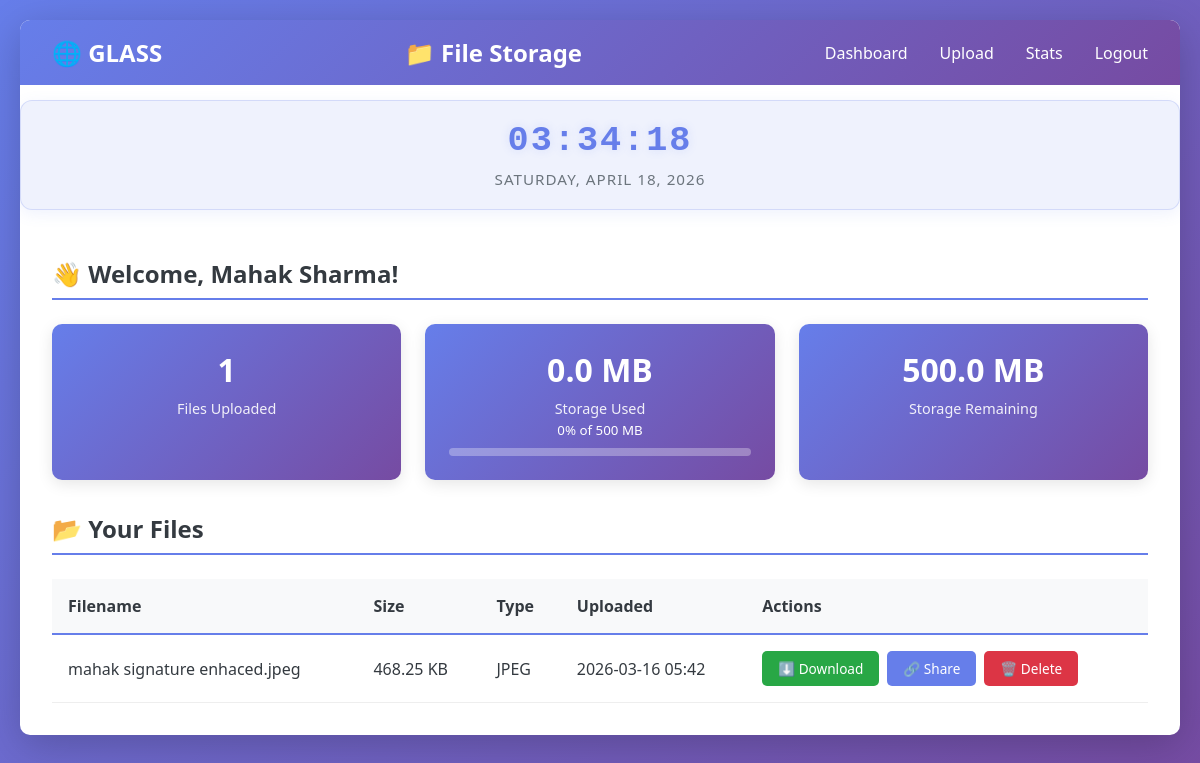
/dashboard (signed in), run on the app's committed database.
### models.py (models this page shows, shortened)
class User(db.Model):
    __tablename__ = 'users'
    id = db.Column(db.Integer, primary_key=True)
    username = db.Column(db.String(80), unique=True, nullable=False, index=True)
    email = db.Column(db.String(120), unique=True, nullable=False, index=True)
    password_hash = db.Column(db.String(255), nullable=False)
    created_at = db.Column(db.DateTime, default=lambda: datetime.now(timezone.utc))
    last_login = db.Column(db.DateTime)
    files = db.relationship('File', backref='owner', lazy=True, cascade='all, delete-orphan')
    def get_storage_used(self):
        total = 0
        for file in self.files:
            if os.path.exists(file.filepath):
                total += os.path.getsize(file.filepath)
        return total
    def get_storage_used_mb(self):
        return round(self.get_storage_used() / (1024 * 1024), 2)
    def get_file_count(self):
        return len(self.files)

class File(db.Model):
    __tablename__ = 'files'
    id = db.Column(db.Integer, primary_key=True)
    filename = db.Column(db.String(255), nullable=False)
    stored_filename = db.Column(db.String(255), unique=True, nullable=False)
    file_size = db.Column(db.Integer, nullable=False)
    file_type = db.Column(db.String(50), nullable=False)
    filepath = db.Column(db.String(500), nullable=False)
    uploaded_at = db.Column(db.DateTime, default=lambda: datetime.now(timezone.utc), index=True)
    description = db.Column(db.Text)
    user_id = db.Column(db.Integer, db.ForeignKey('users.id'), nullable=False, index=True)
    share_links = db.relationship('ShareLink', backref='file', lazy=True, cascade='all, delete-orphan')
    def get_file_size_formatted(self):
        size = self.file_size
        for unit in ['B', 'KB', 'MB', 'GB']:
            if size < 1024:
                return f"{size:.2f} {unit}"
            size /= 1024
        return f"{size:.2f} TB"

### app.py (the view)
@app.route('/dashboard')
@login_required
def dashboard():
    user_id = session.get('user_id')
    user = User.query.get(user_id)
    if not user:
        flash('⚠️ User not found!', 'error')
        return redirect(url_for('auth.logout'))
    files = File.query.filter_by(user_id=user_id).order_by(File.uploaded_at.desc()).all()
    storage_used = user.get_storage_used_mb()
    file_count = user.get_file_count()
    context = {
        'user': user,
        'files': files,
        'storage_used_mb': storage_used,
        'file_count': file_count,
        'total_storage_mb': 500  # 500MB limit per user (you can change this)
    }
    return render_template('dashboard.html', **context)

### app.py (called while the page is built)
@app.before_request
def track_visit():
    stats = SiteStats.get_or_create()
    stats.increment_visits()
    stats.update_stats()

@app.context_processor
def inject_stats():
    stats = SiteStats.get_or_create()
    stats.update_stats()
    return dict(site_stats=stats)

@app.context_processor
def inject_user():
    user = None
    if 'user_id' in session:
        user = User.query.get(session['user_id'])
    return dict(current_user=user)

### auth.py (called while the page is built)
def login_required(f):
    from functools import wraps
    @wraps(f)
    def decorated_function(*args, **kwargs):
        if 'user_id' not in session:
            flash('⚠️ Please login first!', 'warning')
            return redirect(url_for('auth.login'))
        return f(*args, **kwargs)
    return decorated_function

### models.py (called while the page is built)
    @staticmethod
    def get_or_create():
        stats = SiteStats.query.first()
        if not stats:
            stats = SiteStats()
            db.session.add(stats)
            db.session.commit()
        return stats

    def increment_visits(self):
        self.total_visits += 1
        self.last_updated = datetime.now(timezone.utc)
        db.session.commit()

    def update_stats(self):
        self.total_users = User.query.count()
        self.total_files_uploaded = File.query.count()
        total_bytes = 0
        for file in File.query.all():
            total_bytes += file.file_size
        self.total_storage_used_mb = round(total_bytes / (1024 * 1024), 2)
        self.last_updated = datetime.now(timezone.utc)
        db.session.commit()

### templates/dashboard.html (shortened to what this page needs)
{% extends "base.html" %}
{% block content %}
<h2>👋 Welcome, {{ current_user.username }}!</h2>
{% set used_percent = (storage_used_mb / total_storage_mb * 100) | int %}
<div class="stats-row">
    <div class="stat-card">
        <h3>{{ file_count }}</h3>
        <p>Files Uploaded</p>
    </div>
    <div class="stat-card">
        <h3>{{ storage_used_mb }} MB</h3>
        <p>Storage Used</p>
        <small>{{ used_percent }}% of 500 MB</small>
        <div class="progress-bar">
        </div>
    </div>
    <div class="stat-card">
        <h3>{{ total_storage_mb - storage_used_mb }} MB</h3>
        <p>Storage Remaining</p>
    </div>
</div>
<h2>📂 Your Files</h2>
{% if files %}
    <table class="files-table">
        <thead>
            <tr>
                <th>Filename</th>
                <th>Size</th>
                <th>Type</th>
                <th>Uploaded</th>
                <th>Actions</th>
            </tr>
        </thead>
        <tbody>
            {% for file in files %}
            <tr>
                <td>{{ file.filename }}</td>
                <td>{{ file.get_file_size_formatted() }}</td>
                <td>{{ file.file_type.upper() }}</td>
                <td id="file-time-{{ file.id }}" class="file-time" data-time="{{ file.uploaded_at.isoformat() }}">
               {{ file.uploaded_at.strftime('%Y-%m-%d %H:%M') }}</td>
                <td>
                    <div class="file-actions">
                        <a href="{{ url_for('main.download', file_id=file.id) }}" class="btn btn-success btn-small">⬇️ Download</a>
                        <a href="{{ url_for('main.create_share_link', file_id=file.id) }}" class="btn btn-primary btn-small">🔗 Share</a>
                        <a href="{{ url_for('main.delete', file_id=file.id) }}" class="btn btn-danger btn-small" onclick="return confirm('Delete?');">🗑️ Delete</a>
                    </div>
                </td>
            </tr>
            {% endfor %}
        </tbody>
    </table>
{% else %}
    <div class="empty-state">
        <p>📭 No files uploaded yet!</p>
        <a href="{{ url_for('main.upload') }}" class="btn btn-primary">📤 Upload First File</a>
    </div>
{% endif %}
{% endblock %}

### templates/base.html (style rules this page uses)
* { margin: 0; padding: 0; box-sizing: border-box; }
:root { --primary: #667eea; --secondary: #764ba2; --success: #28a745; --danger: #dc3545; --warning: #ffc107; --info: #17a2b8; --light: #f8f9fa; --dark: #343a40; --gray: #6c757d; }
body { font-family: 'Segoe UI', Tahoma, Geneva, Verdana, sans-serif; background: linear-gradient(135deg, var(--primary) 0%, var(--secondary) 100%); min-height: 100vh; padding: 20px; color: var(--dark); }
button, .btn { padding: 0.75rem 1.5rem; border: none; border-radius: 5px; font-size: 1em; cursor: pointer; transition: all 0.3s; text-decoration: none; display: inline-block; }
.btn-primary { background: var(--primary); color: white; }
.btn-danger { background: var(--danger); color: white; }
.btn-success { background: var(--success); color: white; }
h2 { margin-bottom: 1.5rem; color: var(--dark); border-bottom: 2px solid var(--primary); padding-bottom: 0.5rem; }

### templates/dashboard.html (style rules this page uses)
.stats-row { display: grid; grid-template-columns: repeat(auto-fit, minmax(250px, 1fr)); gap: 1.5rem; margin-bottom: 2rem; }
.stat-card { background: linear-gradient(135deg, #667eea 0%, #764ba2 100%); color: white; padding: 1.5rem; border-radius: 10px; text-align: center; box-shadow: 0 4px 15px rgba(0, 0, 0, 0.1); }
.stat-card h3 { font-size: 2em; margin: 0 0 0.5rem 0; border: none; }
.stat-card p { font-size: 0.9em; margin: 0; opacity: 0.9; }
.progress-bar { width: 100%; height: 8px; background: rgba(255, 255, 255, 0.3); border-radius: 10px; overflow: hidden; margin-top: 0.5rem; }
.files-table { width: 100%; border-collapse: collapse; margin-top: 1rem; }
.files-table th { padding: 1rem; text-align: left; font-weight: bold; border-bottom: 2px solid #667eea; background: #f8f9fa; }
.files-table td { padding: 1rem; border-bottom: 1px solid #eee; }
.file-actions { display: flex; gap: 0.5rem; }
.btn-small { padding: 0.5rem 1rem; font-size: 0.85em; }

### data on the page
User: username "Mahak Sharma"
File: filename "mahak signature enhaced.jpeg", get_file_size_formatted "468.25 KB", file_type "JPEG", uploaded_at "2026-03-16 05:42"

### other printed values
{{ file_count }} "1"
{{ storage_used_mb }} "0.0"
{{ used_percent }} "0"
{{ total_storage_mb - storage_used_mb }} "500.0"
